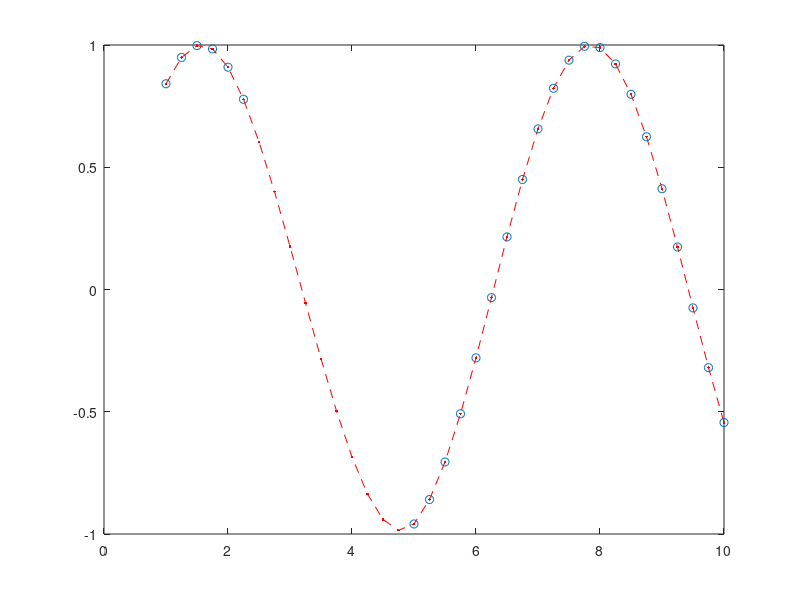

Recreate this plot in MATLAB.
%% Author: Lu, Chia-Feng 2014.01.02
clear, close all

%% initialize parameters
x=0:0.25:10;
y=sin(x);
xx=x;  % the complete x data to be estimated

removeperiod=[1:4 11:20]; % the period of data to be removed, try [11:20], [11:25]

x(removeperiod)=[];  % remove parts of data points in purpose
y(removeperiod)=[];  % remove parts of data points in purpose

method='spline'; 
%%% the method of 1-D interpolation
% nearest: Nearest neighbor interpolation
% linear: Linear interpolation (default)
% spline: Cubic spline interpolation
% pchip: Piecewise cubic Hermite interpolation

SNR=25; % in dB
%% add white noise
% y=awgn(y,SNR);  % add white noise to signal according to a specific SNR

%% perform cubic spline data interpolation
yy=interp1(x,y,xx,method);

plot(x,y,'o'),hold on,
xlim([xx(1) xx(end)])
pause
plot(xx,yy,'r.--')